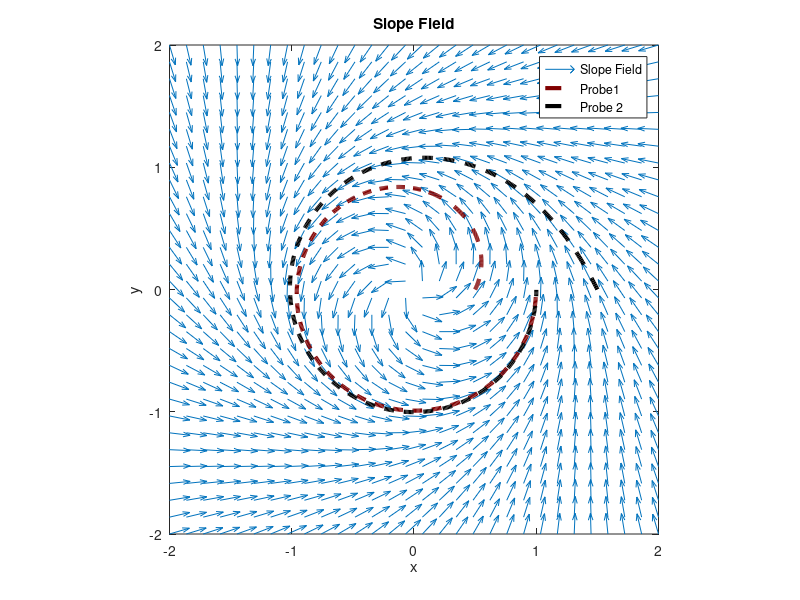

This figure's MATLAB source:
clear all;
interval_start = -2;
interval_end = 2;
% Define the system of differential equations
dxdt = @(x, y) -y + x*(1 - sqrt(x^2 + y^2));
dydt = @(x, y) x + y*(1 - sqrt(x^2 + y^2));

% Second-order Runge-Kutta method
rk2 = @(f, x, y, h) y + h/2 * (f(x, y) + f(x + h, y + h * f(x, y)));

% Define the range and step size for plotting
x_range = linspace(interval_start,interval_end , 30);
y_range = linspace(interval_start,interval_end , 30);
[X, Y] = meshgrid(x_range, y_range);

% Calculate slopes at each point using the defined system of equations
U = zeros(size(X));
V = zeros(size(Y));
for i = 1:numel(X)
    U(i) = dxdt(X(i), Y(i));
    V(i) = dydt(X(i), Y(i));
end
N = sqrt(U.^2+V.^2);
U = U./N;
V=V./N;
% Plot the slope field
quiver(X, Y, U, V);
hold on;
title('Slope Field');
xlabel('x');
ylabel('y');
axis tight equal;

% Optionally, draw approximate solutions using the Runge-Kutta method
% Initial conditions for approximate solutions
initial_conditions = [
0.5, 0.0;
1.5, 0.;
];

% Iterate through initial conditions and plot approximate solutions
for i = 1:size(initial_conditions, 1)
    x0 = initial_conditions(i, 1);
    y0 = initial_conditions(i, 2);
    h = 0.01; % Step size
    num_steps =  abs(interval_start-interval_end ) / h;
    x = x0;
    y = y0;
    x_next = x0;
    y_next = y0;
    Xt = [x0];
    Yt = [y0];
    while ~(y<0 && y_next > 0)
        x =x_next;
        y= y_next;
 k1 = [h * dxdt(x,y); h * dydt(x,y)];
 k2 = [h * dxdt(x+0.5*k1(1),y + 0.5*k1(2)); h * dydt(x+0.5*k1(1),y + 0.5*k1(2))];
 x_next = x + k2(1);
 y_next = y + k2(2);
 Xt = [Xt, x];
 Yt = [Yt, y];
    end
    plot(Xt,Yt,'--rs','LineWidth',3,'MarkerSize',0.001,'Color',[initial_conditions(i,i) 0 0]);

    axis([-2 2 -2 2])
end
    legend("Slope Field","Probe1", "Probe 2")
